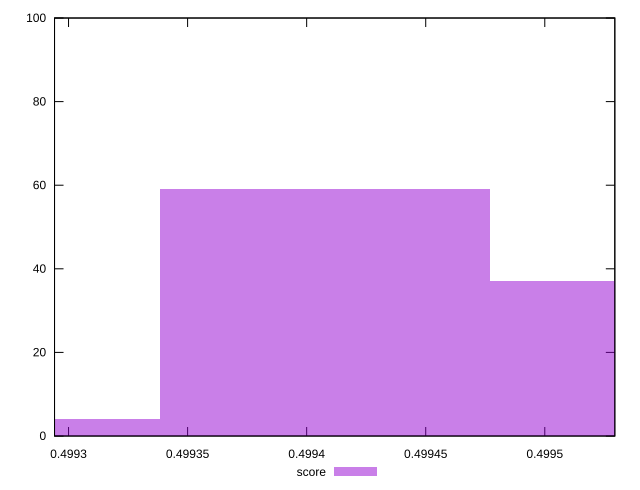

This figure's gnuplot source:
reset

$score <<EOF
0.4994078844035253 59
0.4995464548486983 37
0.4992693139583523 4
EOF

set key outside below
set boxwidth 0.00013857044517300924
set xrange [0.49929411764705883:0.4995294117647059]
set yrange [0:100]
set trange [0:100]
set style fill transparent solid 0.5 noborder
set terminal svg size 640, 490 enhanced background rgb 'white'
set output "reprap/uses-rel-preload/samples/pages+cached+noexternal+nocss/score/histogram.svg"

plot $score title "score" with boxes

reset
